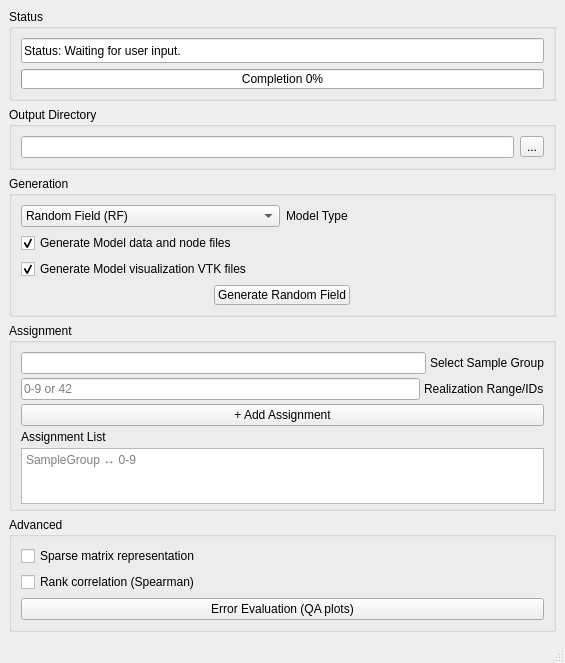
<?xml version="1.0" encoding="UTF-8"?>
<ui version="4.0">
 <class>MainWindow</class>
 <widget class="QMainWindow" name="MainWindow">
  <property name="geometry">
   <rect>
    <x>0</x>
    <y>0</y>
    <width>565</width>
    <height>420</height>
   </rect>
  </property>
  <property name="sizePolicy">
   <sizepolicy hsizetype="Expanding" vsizetype="Minimum">
    <horstretch>0</horstretch>
    <verstretch>0</verstretch>
   </sizepolicy>
  </property>
  <property name="windowTitle">
   <string>MainWindow</string>
  </property>
  <widget class="QWidget" name="centralwidget">
   <property name="sizePolicy">
    <sizepolicy hsizetype="Expanding" vsizetype="Preferred">
     <horstretch>0</horstretch>
     <verstretch>0</verstretch>
    </sizepolicy>
   </property>
   <layout class="QGridLayout" name="gridLayout_rf_field_gen">
    <item row="0" column="0">
     <widget class="QGroupBox" name="groupBox_rf_status">
      <property name="title">
       <string>Status</string>
      </property>
      <layout class="QGridLayout" name="gridLayout_rf_status">
       <item row="0" column="0">
        <widget class="QLineEdit" name="statusWindow">
         <property name="enabled">
          <bool>true</bool>
         </property>
         <property name="sizePolicy">
          <sizepolicy hsizetype="Expanding" vsizetype="MinimumExpanding">
           <horstretch>0</horstretch>
           <verstretch>0</verstretch>
          </sizepolicy>
         </property>
         <property name="minimumSize">
          <size>
           <width>0</width>
           <height>25</height>
          </size>
         </property>
         <property name="maximumSize">
          <size>
           <width>16777215</width>
           <height>25</height>
          </size>
         </property>
         <property name="cursor">
          <cursorShape>BlankCursor</cursorShape>
         </property>
         <property name="text">
          <string>Status: Waiting for user input.</string>
         </property>
         <property name="frame">
          <bool>true</bool>
         </property>
         <property name="readOnly">
          <bool>true</bool>
         </property>
        </widget>
       </item>
       <item row="1" column="0">
        <widget class="QProgressBar" name="progressBar">
         <property name="sizePolicy">
          <sizepolicy hsizetype="Expanding" vsizetype="Fixed">
           <horstretch>0</horstretch>
           <verstretch>0</verstretch>
          </sizepolicy>
         </property>
         <property name="minimumSize">
          <size>
           <width>0</width>
           <height>20</height>
          </size>
         </property>
         <property name="value">
          <number>0</number>
         </property>
         <property name="textVisible">
          <bool>true</bool>
         </property>
         <property name="format">
          <string>Completion %p%</string>
         </property>
        </widget>
       </item>
      </layout>
     </widget>
    </item>
    <item row="1" column="0">
     <widget class="QGroupBox" name="groupBox_rf_output_dir">
      <property name="title">
       <string>Output Directory</string>
      </property>
      <layout class="QGridLayout" name="gridLayout_rf_output_dir">
       <item row="0" column="0">
        <layout class="QHBoxLayout" name="horizontalLayout_rf_output_dir">
         <item>
          <widget class="QLineEdit" name="outputDir">
           <property name="enabled">
            <bool>true</bool>
           </property>
           <property name="readOnly">
            <bool>false</bool>
           </property>
          </widget>
         </item>
         <item>
          <widget class="QToolButton" name="readDirButton">
           <property name="enabled">
            <bool>true</bool>
           </property>
           <property name="text">
            <string notr="true">...</string>
           </property>
          </widget>
         </item>
        </layout>
       </item>
      </layout>
     </widget>
    </item>
    <item row="2" column="0">
     <widget class="QGroupBox" name="groupBox_rf_generation">
      <property name="title">
       <string>Generation</string>
      </property>
      <layout class="QGridLayout" name="gridLayout_rf_generation">
       <item row="0" column="0" colspan="3">
        <layout class="QHBoxLayout" name="horizontalLayout_rf_model_type">
         <item>
          <widget class="QComboBox" name="modelType">
           <item>
            <property name="text">
             <string>Random Field (RF)</string>
            </property>
           </item>
          </widget>
         </item>
         <item>
          <widget class="QLabel" name="label_rf_model_type">
           <property name="text">
            <string>Model Type</string>
           </property>
          </widget>
         </item>
        </layout>
       </item>
       <item row="1" column="0" colspan="2">
        <widget class="QCheckBox" name="rfDataFilesGen">
         <property name="enabled">
          <bool>true</bool>
         </property>
         <property name="text">
          <string>Generate Model data and node files</string>
         </property>
         <property name="checked">
          <bool>true</bool>
         </property>
         <property name="tristate">
          <bool>false</bool>
         </property>
        </widget>
       </item>
       <item row="2" column="0" colspan="2">
        <widget class="QCheckBox" name="rfVisFilesGen">
         <property name="enabled">
          <bool>true</bool>
         </property>
         <property name="text">
          <string>Generate Model visualization VTK files</string>
         </property>
         <property name="checked">
          <bool>true</bool>
         </property>
         <property name="tristate">
          <bool>false</bool>
         </property>
        </widget>
       </item>
       <item row="3" column="0" colspan="3" alignment="Qt::AlignHCenter">
        <layout class="QGridLayout" name="rfGenerationButtonsGrid">
         <item row="0" column="0">
          <widget class="QPushButton" name="generateRandomField">
           <property name="sizePolicy">
            <sizepolicy hsizetype="Preferred" vsizetype="Fixed">
             <horstretch>0</horstretch>
             <verstretch>0</verstretch>
            </sizepolicy>
           </property>
           <property name="minimumSize">
            <size>
             <width>100</width>
             <height>20</height>
            </size>
           </property>
           <property name="text">
            <string>Generate Random Field</string>
           </property>
           <property name="autoDefault">
            <bool>false</bool>
           </property>
          </widget>
         </item>
        </layout>
       </item>
      </layout>
     </widget>
    </item>
    <item row="3" column="0">
     <widget class="QGroupBox" name="groupBox_rf_assignment">
      <property name="sizePolicy">
       <sizepolicy hsizetype="Preferred" vsizetype="Minimum">
        <horstretch>0</horstretch>
        <verstretch>0</verstretch>
       </sizepolicy>
      </property>
      <property name="title">
       <string>Assignment</string>
      </property>
      <layout class="QVBoxLayout" name="verticalLayout_rf_assignment">
       <property name="spacing">
        <number>4</number>
       </property>
       <property name="bottomMargin">
        <number>4</number>
       </property>
       <item>
        <layout class="QHBoxLayout" name="horizontalLayout_rf_sample_group">
         <item>
          <widget class="QLineEdit" name="rfAssignmentSampleGroup">
           <property name="minimumSize">
            <size>
             <width>120</width>
             <height>0</height>
            </size>
           </property>
          </widget>
         </item>
         <item>
          <widget class="QLabel" name="label_rf_assignment_sample_group">
           <property name="text">
            <string>Select Sample Group</string>
           </property>
          </widget>
         </item>
        </layout>
       </item>
       <item>
        <layout class="QHBoxLayout" name="horizontalLayout_rf_realizations">
         <item>
          <widget class="QLineEdit" name="rfAssignmentRealizations">
           <property name="minimumSize">
            <size>
             <width>120</width>
             <height>0</height>
            </size>
           </property>
           <property name="placeholderText">
            <string>0-9 or 42</string>
           </property>
           <property name="toolTip">
            <string>Realization Range/IDs (e.g. &quot;0-9&quot; or &quot;42&quot;)</string>
           </property>
          </widget>
         </item>
         <item>
          <widget class="QLabel" name="label_rf_assignment_realizations">
           <property name="text">
            <string>Realization Range/IDs</string>
           </property>
          </widget>
         </item>
        </layout>
       </item>
       <item>
        <widget class="QPushButton" name="rfAddAssignmentButton">
         <property name="text">
          <string>+ Add Assignment</string>
         </property>
         <property name="autoDefault">
          <bool>false</bool>
         </property>
        </widget>
       </item>
       <item>
        <widget class="QLabel" name="label_rf_assignment_list">
         <property name="text">
          <string>Assignment List</string>
         </property>
        </widget>
       </item>
       <item>
        <widget class="QPlainTextEdit" name="rfAssignmentList">
         <property name="sizePolicy">
          <sizepolicy hsizetype="Expanding" vsizetype="Fixed">
           <horstretch>0</horstretch>
           <verstretch>0</verstretch>
          </sizepolicy>
         </property>
         <property name="minimumSize">
          <size>
           <width>0</width>
           <height>56</height>
          </size>
         </property>
         <property name="maximumSize">
          <size>
           <width>16777215</width>
           <height>56</height>
          </size>
         </property>
         <property name="placeholderText">
          <string>SampleGroup ↔ 0-9</string>
         </property>
         <property name="toolTip">
          <string>One assignment per line: Sample Group ↔ Realizations</string>
         </property>
        </widget>
       </item>
      </layout>
     </widget>
    </item>
    <item row="4" column="0">
     <widget class="QGroupBox" name="gb_rf_advanced">
      <property name="title">
       <string>Advanced</string>
      </property>
      <layout class="QVBoxLayout" name="verticalLayout_rf_advanced">
       <item>
        <widget class="QCheckBox" name="rfFieldSparse">
         <property name="text">
          <string>Sparse matrix representation</string>
         </property>
        </widget>
       </item>
       <item>
        <widget class="QCheckBox" name="rfFieldRankCorrelation">
         <property name="text">
          <string>Rank correlation (Spearman)</string>
         </property>
        </widget>
       </item>
       <item>
        <widget class="QPushButton" name="rfErrorEvaluation">
         <property name="text">
          <string>Error Evaluation (QA plots)</string>
         </property>
        </widget>
       </item>
      </layout>
     </widget>
    </item>
   </layout>
  </widget>
  <widget class="QMenuBar" name="menubar">
   <property name="geometry">
    <rect>
     <x>0</x>
     <y>0</y>
     <width>565</width>
     <height>21</height>
    </rect>
   </property>
  </widget>
  <widget class="QStatusBar" name="statusbar"/>
 </widget>
 <resources/>
 <connections/>
</ui>
